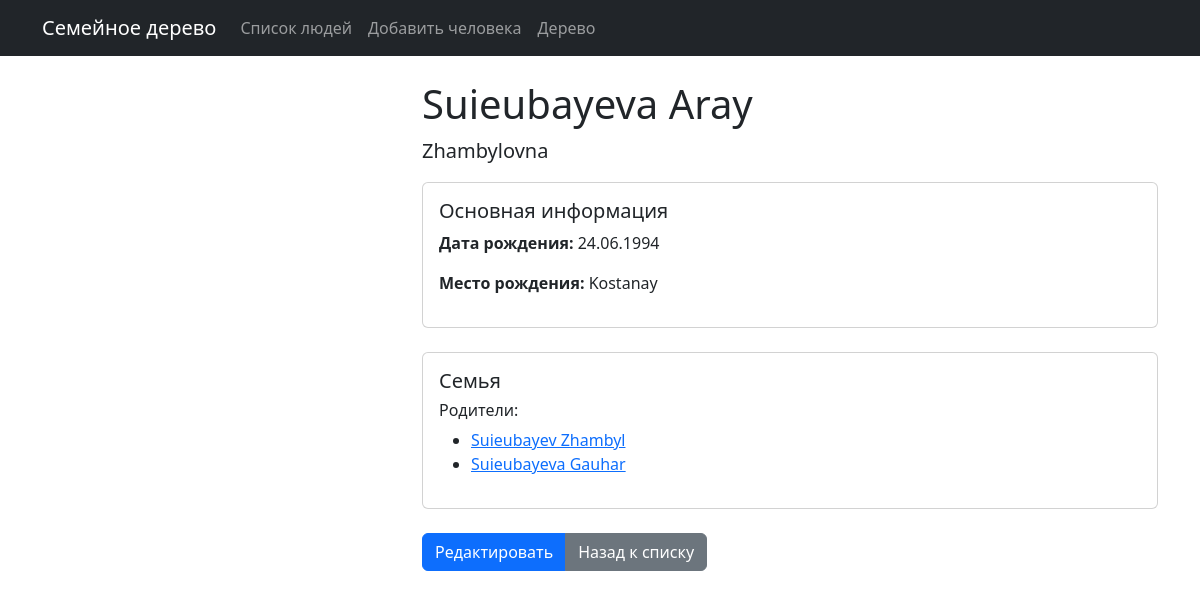
The page /person/4/ on the database its author committed.
### tree/models.py (models this page shows)
class Person(models.Model):
    GENDER_CHOICES = [
        ('M', 'Мужской'),
        ('F', 'Женский'),
        ('O', 'Другой'),
    ]
    first_name = models.CharField('Имя', max_length=100)
    last_name = models.CharField('Фамилия', max_length=100)
    middle_name = models.CharField('Отчество', max_length=100, blank=True, default='')
    gender = models.CharField('Пол', max_length=1, choices=GENDER_CHOICES, default='O')
    date_of_birth = models.DateField('Дата рождения')
    place_of_birth = models.CharField('Место рождения', max_length=200, blank=True, null=True)
    date_of_death = models.DateField('Дата смерти', null=True, blank=True)
    place_of_death = models.CharField('Место смерти', max_length=200, blank=True)
    biography = models.TextField('Биография', blank=True, default='')
    photo = models.ImageField('Фото', upload_to='persons/', blank=True, null=True)
    personal_page = models.URLField('Личная страница', max_length=200, blank=True)
    email = models.EmailField('Email', blank=True)
    phone = models.CharField('Телефон', max_length=20, blank=True)
    address = models.TextField('Адрес', blank=True)
    occupation = models.CharField('Род занятий', max_length=200, blank=True)
    education = models.TextField('Образование', blank=True)
    parents = models.ManyToManyField('self', related_name='children', symmetrical=False, blank=True)
    spouse = models.OneToOneField('self', on_delete=models.SET_NULL, null=True, blank=True, related_name='partner')
    created_at = models.DateTimeField('Дата создания', auto_now_add=True)
    updated_at = models.DateTimeField('Дата обновления', auto_now=True)
    def __str__(self):
        return f"{self.last_name} {self.first_name}"
    class Meta:
        verbose_name = 'Человек'
        verbose_name_plural = 'Люди'
        ordering = ['last_name', 'first_name']

### tree/views.py (the view)
# urls.py: path('person/<int:pk>/', views.PersonDetailView.as_view(), name='person_detail'),
class PersonDetailView(DetailView):
    model = Person
    template_name = 'tree/person_detail.html'
    context_object_name = 'person'

### tree/templates/tree/person_detail.html (shortened to what this page needs)
{% extends 'tree/base.html' %}
{% block content %}
<div class="row">
    <div class="col-md-4">
    </div>
    <div class="col-md-8">
        <h1>{{ person.last_name }} {{ person.first_name }}</h1>
        {% if person.middle_name %}
        <p class="lead">{{ person.middle_name }}</p>
        {% endif %}
        <div class="card mb-4">
            <div class="card-body">
                <h5 class="card-title">Основная информация</h5>
                <p><strong>Дата рождения:</strong> {{ person.date_of_birth|date:"d.m.Y" }}</p>
                {% if person.place_of_birth %}
                <p><strong>Место рождения:</strong> {{ person.place_of_birth }}</p>
                {% endif %}
            </div>
        </div>
        <div class="card mb-4">
            <div class="card-body">
                <h5 class="card-title">Семья</h5>
                {% if person.parents.all %}
                <h6>Родители:</h6>
                <ul>
                    {% for parent in person.parents.all %}
                    <li><a href="{% url 'person_detail' parent.pk %}">{{ parent }}</a></li>
                    {% endfor %}
                </ul>
                {% endif %}
            </div>
        </div>
        <div class="btn-group">
            <a href="{% url 'person_edit' person.pk %}" class="btn btn-primary">Редактировать</a>
            <a href="{% url 'person_list' %}" class="btn btn-secondary">Назад к списку</a>
        </div>
    </div>
</div>
{% endblock %}

### rows shown on the page
Person: last_name "Suieubayeva", first_name "Aray", middle_name "Zhambylovna", date_of_birth "24.06.1994", place_of_birth "Kostanay"
Person: last_name+first_name "Suieubayev Zhambyl"
Person: last_name+first_name "Suieubayeva Gauhar"
